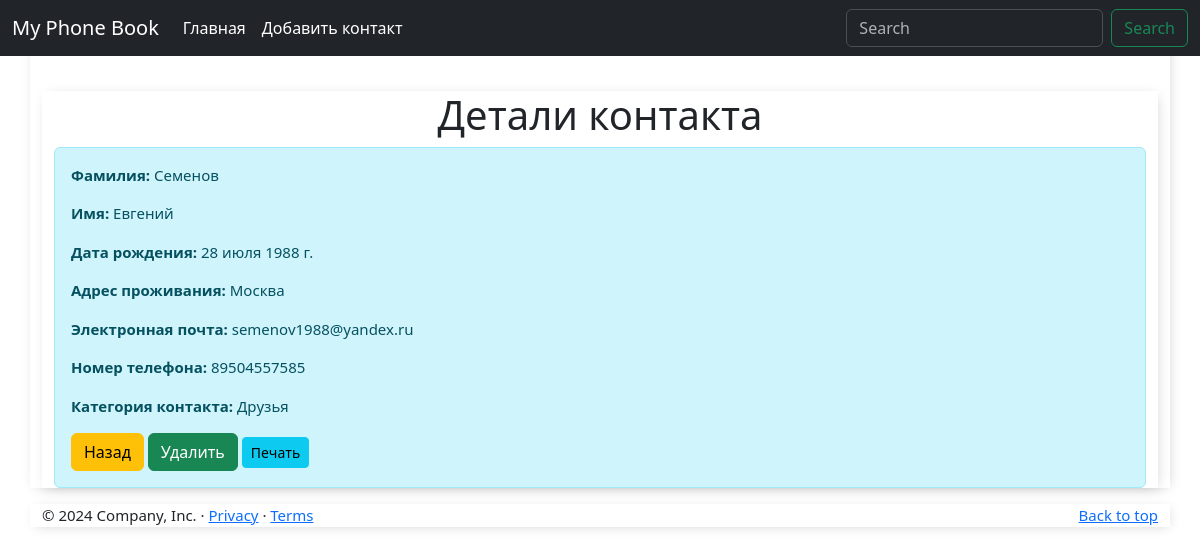
Screenshot of /contact/4/ with the database file from the repository.
### phone_book_app/models.py (models this page shows, shortened)
class Contact(models.Model):
    CATEGORY_CHOICES = (
        ('Друзья', 'Друзья'),
        ('Семья', 'Семья'),
        ('Работа', 'Работа'),
    )
    last_name = models.CharField(max_length=50, verbose_name='Фамилия')
    first_name = models.CharField(max_length=50, verbose_name='Имя')
    date_of_birth = models.DateField(verbose_name='Дата рождения', null=True, blank=True)
    address = models.CharField(max_length=100, verbose_name='Адрес проживания')
    email = models.CharField(max_length=100, verbose_name='Электронная почта')
    phone_number = models.CharField(max_length=15, verbose_name='Номер телефона')
    category = models.CharField(max_length=10, verbose_name='Категория контакта', choices=CATEGORY_CHOICES)

### phone_book_app/views.py (the view)
# urls.py: path('contact/<int:pk>/', views.contact_detail, name='contact_detail'),
def contact_detail(request, pk):
    contact = get_object_or_404(Contact, pk=pk)
    context = {
        'contact': contact,
    }
    return render(request, 'contact_detail.html', context)

### phone_book_app/templates/contact_detail.html (shortened to what this page needs)
{% extends 'base.html' %}
{% block content %}
<br>
<div class="container mt-5">
    <h1 class="text-center">Детали контакта</h1>
    <div class="alert alert-info">
        <p><strong>Фамилия:</strong> {{ contact.last_name }}</p>
        <p><strong>Имя:</strong> {{ contact.first_name }}</p>
        <p><strong>Дата рождения:</strong> {{ contact.date_of_birth }}</p>
        <p><strong>Адрес проживания:</strong> {{ contact.address }}</p>
        <p><strong>Электронная почта:</strong> {{ contact.email }}</p>
        <p><strong>Номер телефона:</strong> {{ contact.phone_number }}</p>
        <p><strong>Категория контакта:</strong> {{ contact.get_category_display }}</p>
        <a href="{% url 'display_contacts' %}" class="btn btn-warning" role="button">Назад</a>
        <a href="{% url 'delete_contact' contact.pk %}" class="btn btn-success" role="button">Удалить</a>
        <a href="{% url 'print_contacts' %}" class="btn btn-info btn-sm" onclick="window.print();">Печать</a>
    </div>
</div>
{% endblock %}

### phone_book_app/static/css/main.css (style rules this page uses)
body { background: #FAFAFA; font-family: 'Nunito Sans', sans-serif; }
.container { max-width: 550px; font-size: 15px; margin: auto; background: #ffff; -webkit-box-shadow: 2px 2px 13px -4px rgba(0, 0, 0, 0.21); box-shadow: 2px 2px 13px -4px rgba(0, 0, 0, 0.21); }
::placeholder { font-weight: 300; opacity: 0.5; }

### phone_book_app/static/css/styles.css (style rules this page uses)
body { margin-top: 20px; padding-top: 20px; font-family: 'Roboto', sans-serif; height: 100vh; background-repeat: no-repeat; background-size: cover; color: black; }

### rows the page displays
Contact: last_name "Семенов", first_name "Евгений", date_of_birth "28 июля 1988 г.", address "Москва", email "semenov1988@yandex.ru", phone_number "89504557585", category "Друзья"
